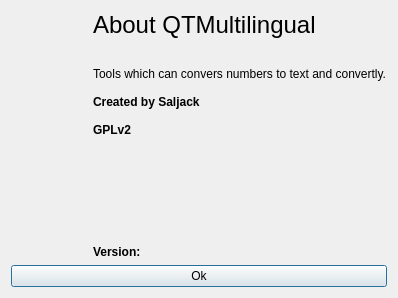
<?xml version="1.0" encoding="UTF-8"?>
<ui version="4.0">
 <class>About</class>
 <widget class="QDialog" name="About">
  <property name="geometry">
   <rect>
    <x>0</x>
    <y>0</y>
    <width>398</width>
    <height>298</height>
   </rect>
  </property>
  <property name="windowTitle">
   <string>Dialog</string>
  </property>
  <layout class="QVBoxLayout" name="verticalLayout_2">
   <item>
    <layout class="QHBoxLayout" name="horizontalLayout">
     <item>
      <widget class="QLabel" name="lblIcon">
       <property name="text">
        <string/>
       </property>
      </widget>
     </item>
     <item>
      <spacer name="verticalSpacer">
       <property name="orientation">
        <enum>Qt::Vertical</enum>
       </property>
       <property name="sizeHint" stdset="0">
        <size>
         <width>20</width>
         <height>40</height>
        </size>
       </property>
      </spacer>
     </item>
     <item>
      <layout class="QVBoxLayout" name="verticalLayout">
       <item>
        <widget class="QLabel" name="label">
         <property name="text">
          <string>&lt;!DOCTYPE HTML PUBLIC &quot;-//W3C//DTD HTML 4.0//EN&quot; &quot;http://www.w3.org/TR/REC-html40/strict.dtd&quot;&gt;
&lt;html&gt;&lt;head&gt;&lt;meta name=&quot;qrichtext&quot; content=&quot;1&quot; /&gt;&lt;style type=&quot;text/css&quot;&gt;
p, li { white-space: pre-wrap; }
&lt;/style&gt;&lt;/head&gt;&lt;body style=&quot; font-family:'Ubuntu'; font-size:9pt; font-weight:400; font-style:normal;&quot;&gt;
&lt;p style=&quot; margin-top:0px; margin-bottom:0px; margin-left:0px; margin-right:0px; -qt-block-indent:0; text-indent:0px;&quot;&gt;&lt;span style=&quot; font-size:18pt;&quot;&gt;About QTMultilingual&lt;/span&gt;&lt;/p&gt;
&lt;p style=&quot;-qt-paragraph-type:empty; margin-top:0px; margin-bottom:0px; margin-left:0px; margin-right:0px; -qt-block-indent:0; text-indent:0px; font-size:18pt;&quot;&gt;&lt;/p&gt;
&lt;p style=&quot; margin-top:0px; margin-bottom:0px; margin-left:0px; margin-right:0px; -qt-block-indent:0; text-indent:0px;&quot;&gt;Tools which can convers numbers to text and convertly.&lt;/p&gt;
&lt;p style=&quot;-qt-paragraph-type:empty; margin-top:0px; margin-bottom:0px; margin-left:0px; margin-right:0px; -qt-block-indent:0; text-indent:0px;&quot;&gt;&lt;/p&gt;
&lt;p style=&quot; margin-top:0px; margin-bottom:0px; margin-left:0px; margin-right:0px; -qt-block-indent:0; text-indent:0px;&quot;&gt;&lt;span style=&quot; font-weight:600;&quot;&gt;Created by Saljack&lt;/span&gt;&lt;/p&gt;
&lt;p style=&quot;-qt-paragraph-type:empty; margin-top:0px; margin-bottom:0px; margin-left:0px; margin-right:0px; -qt-block-indent:0; text-indent:0px; font-weight:600;&quot;&gt;&lt;/p&gt;
&lt;p style=&quot; margin-top:0px; margin-bottom:0px; margin-left:0px; margin-right:0px; -qt-block-indent:0; text-indent:0px;&quot;&gt;&lt;span style=&quot; font-weight:600;&quot;&gt;GPLv2&lt;/span&gt;&lt;/p&gt;&lt;/body&gt;&lt;/html&gt;</string>
         </property>
        </widget>
       </item>
       <item>
        <spacer name="verticalSpacer_2">
         <property name="orientation">
          <enum>Qt::Vertical</enum>
         </property>
         <property name="sizeHint" stdset="0">
          <size>
           <width>20</width>
           <height>40</height>
          </size>
         </property>
        </spacer>
       </item>
       <item>
        <widget class="QLabel" name="label_2">
         <property name="text">
          <string>&lt;!DOCTYPE HTML PUBLIC &quot;-//W3C//DTD HTML 4.0//EN&quot; &quot;http://www.w3.org/TR/REC-html40/strict.dtd&quot;&gt;
&lt;html&gt;&lt;head&gt;&lt;meta name=&quot;qrichtext&quot; content=&quot;1&quot; /&gt;&lt;style type=&quot;text/css&quot;&gt;
p, li { white-space: pre-wrap; }
&lt;/style&gt;&lt;/head&gt;&lt;body style=&quot; font-family:'Ubuntu'; font-size:9pt; font-weight:400; font-style:normal;&quot;&gt;
&lt;p style=&quot; margin-top:0px; margin-bottom:0px; margin-left:0px; margin-right:0px; -qt-block-indent:0; text-indent:0px;&quot;&gt;&lt;span style=&quot; font-weight:600;&quot;&gt;Version: &lt;/span&gt;&lt;/p&gt;&lt;/body&gt;&lt;/html&gt;</string>
         </property>
        </widget>
       </item>
      </layout>
     </item>
    </layout>
   </item>
   <item>
    <layout class="QHBoxLayout" name="horizontalLayout_2">
     <item>
      <widget class="QPushButton" name="pushButton">
       <property name="text">
        <string>Ok</string>
       </property>
      </widget>
     </item>
    </layout>
   </item>
  </layout>
 </widget>
 <tabstops>
  <tabstop>pushButton</tabstop>
 </tabstops>
 <resources/>
 <connections/>
</ui>
